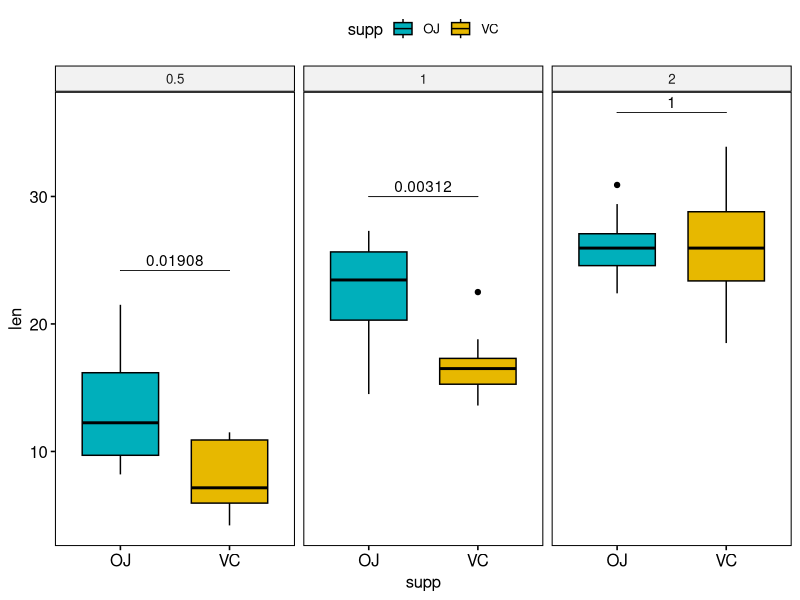
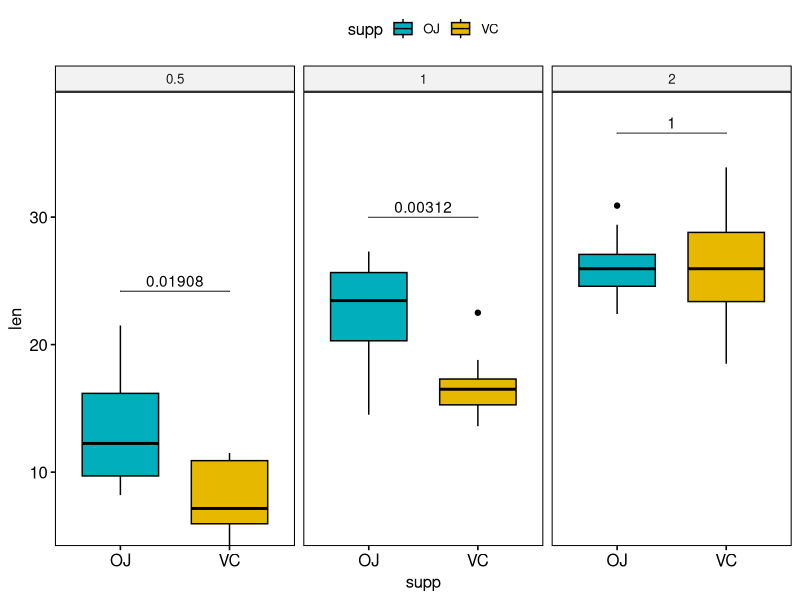
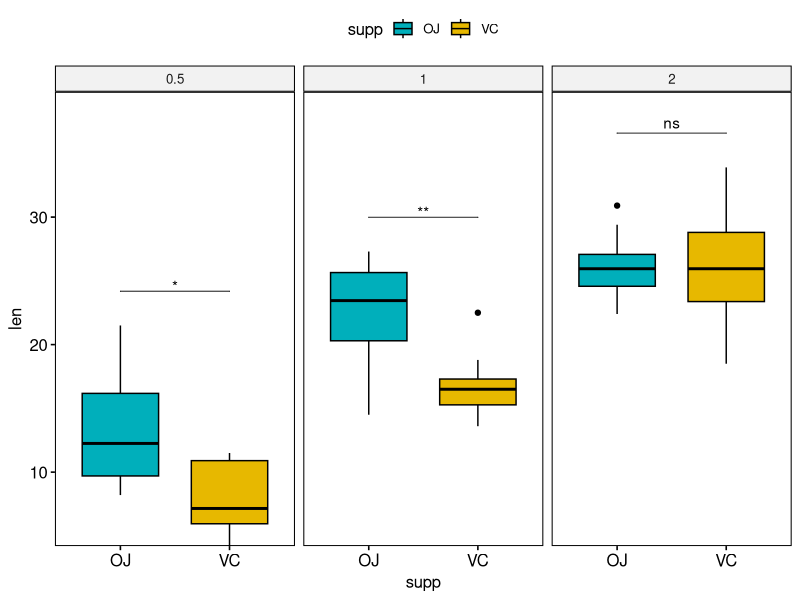

These figures' R source, in order:
#<<<<<<<<<<<<<<<<<HEAD 

# load packages
library(ggpubr)
library(rstatix)

head(ToothGrowth)

# calculate adjusted pvalues
stat.test <- ToothGrowth %>%
  group_by(dose) %>%
  t_test(len ~ supp) %>%
  adjust_pvalue(method = "bonferroni") %>%
  add_significance("p.adj")

# Create a box plot
bxp <- ggboxplot(
  ToothGrowth, x = "supp", y = "len", facet.by = "dose",
  fill = "supp", palette = c("#00AFBB", "#E7B800")
)

# Add adjusted p-values onto the box plots
stat.test <- stat.test %>%
  add_xy_position(x = "supp", dodge = 0.8)
bxp + stat_pvalue_manual(
  stat.test,  label = "p.adj", tip.length = 0
)

# Add 10% spaces between the adjusted p-value labels and the plot border
bxp + stat_pvalue_manual(
  stat.test,  label = "p.adj", tip.length = 0
) +
  scale_y_continuous(expand = expansion(mult = c(0, 0.1)))

# Only show stars for adjusted pvals
bxp + stat_pvalue_manual(
  stat.test,  label = "p.adj.signif", tip.length = 0
) +
  scale_y_continuous(expand = expansion(mult = c(0, 0.1))) 

